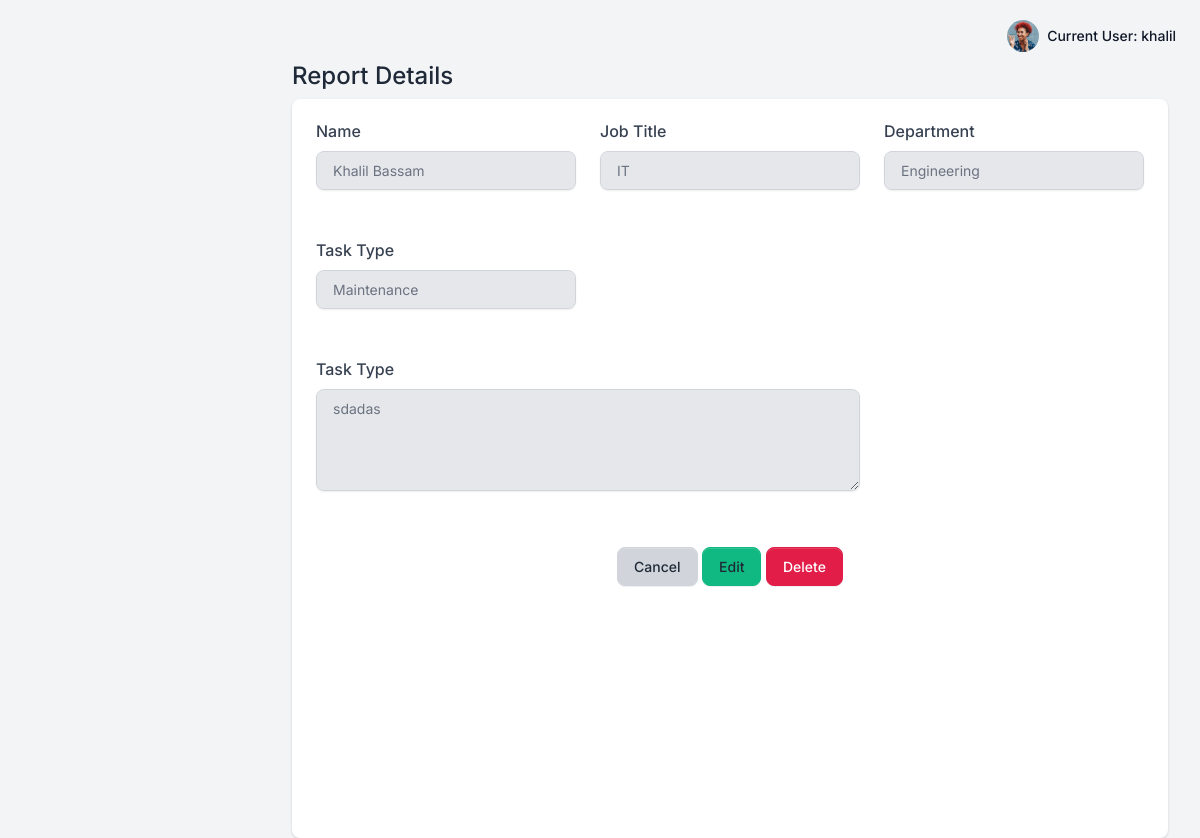
Screenshot of /reports/list/detail/19 (signed in) with the database file from the repository.
### apps/reports/models.py (models this page shows, shortened)
class Report(Model):
    STATUS_CHOICES= (
    ('Pending', 'Pending'),
    ('Approved', 'Approved'),
    )
    id=AutoField(primary_key=True,editable=False)
    owner = ForeignKey(Employee,on_delete=SET_NULL,null=True)
    task_type=ForeignKey(Task_type,on_delete=SET_NULL,null=True)
    created_at=DateTimeField(auto_now_add=True)
    status=CharField(max_length=50,choices=STATUS_CHOICES,default='Pending')
    description=TextField(null=True)

class Employee(Model):
    id=AutoField(primary_key=True,editable=False)
    user = OneToOneField(User,on_delete=CASCADE)
    job_title = ForeignKey(Job_title,on_delete=SET_NULL,null=True)
    def __str__(self):
        return self.user.first_name +" " +self.user.last_name

class Job_title(Model):
    id=AutoField(primary_key=True,editable=False)
    title=CharField(max_length=50,null=True)
    department = ForeignKey(Department,on_delete=SET_NULL,null=True)
    def __str__(self):
        return self.title

class Department(Model):
    id=AutoField(primary_key=True,editable=False)
    department = CharField(max_length=50,null=True)
    def __str__(self):
        return self.department

class Task_type(Model):
    id=AutoField(primary_key=True,editable=False)
    job_title=ForeignKey(Job_title,on_delete=CASCADE,null=True)
    type = CharField(max_length=50,null=True)
    def __str__(self):
        return self.type

### apps/reports/views.py (the view)
# urls.py: path('list/detail/<int:pk>',views.ReportDetailView.as_view(),name='L-detail'),
class ReportDetailView(LoginRequiredMixin,DetailView):
    model = Report
    template_name= "reports/report_detail.html"
    def get_context_data(self, **kwargs) :
        context = super().get_context_data(**kwargs)
        context['group'] = User.objects.filter(groups__name__contains='director')
        return context

### apps/context_processors.py (called while the page is built)
def cfg_assets_root(request):
    return { 'ASSETS_ROOT' : settings.ASSETS_ROOT }

### apps/templates/reports/report_detail.html (shortened to what this page needs)
{% extends "layouts/base.html" %}
{% block stylesheets %}
{% load crispy_forms_tags %}
{% endblock stylesheets %}
{% block content %}
<div class="container-fluid">
    <div class="mb-3 mb-lg-0">
        <h1 class="h4">Report Details</h1>
    </div>
</div>
<div class="container-fluid">
    <div class="card border-0 shadow components-section">
        <div class="card-body">
            <form method="post">
                <div class="row mb-5">
                    <div class="col-sm-4">
                        <label for="fullname">Name</label>
                        <input type="text" class="form-control" disabled value="{{report.owner}}" name="fullname">
                    </div>
                    <div class="col-sm-4">
                        <label for="job_title">Job Title</label>
                        <input type="text" class="form-control" disabled value="{{report.owner.job_title}}"
                            name="job_title">
                    </div>
                    <div class="col-sm-4">
                        <label for="department">Department</label>
                        <input type="text" class="form-control" disabled value="{{report.owner.job_title.department}}"
                            name="department">
                    </div>
                </div>
                <div class="row mb-5">
                    <div class="col-sm-4">
                        <label for="department">Task Type</label>
                        <input type="text" class="form-control" disabled value="{{report.task_type}}" name="task_type">
                    </div>
                </div>
                <div class="row mb-5">
                    <div class="col-sm-8">
                        <label for="department">Task Type</label>
                        <textarea rows="4" class="form-control" disabled
                            name="description">{{report.description}}</textarea>
                    </div>
                </div>
                <div class="row mb-10">
                    <div class="col-md-12 text-center">
                        {% if report.owner.user == user %}
                        <a href="{% if 'director' in request.path %}{% url 'reports:director' %}{%else%}{% url 'reports:list' %}{%endif%}"
                            class="btn btn-gray-300">Cancel</a>
                        <a href="{% url 'reports:edit' report.id %}" class="btn btn-success" id="successAlert">Edit </a>
                        <a href="{% url 'reports:delete' report.id %}" class="btn btn-danger"
                            id="successAlert">Delete</a>
                        {% elif report.status == "Pending" and report.owner.user != user and user in group  %}
                        <a href="{% url 'reports:director' %}" class="btn btn-gray-300">Cancel</a>
                        <a href="{% url 'reports:approve' report.id %}" class="btn btn-success"
                            id="successAlert">Approve</a>
                        {% endif %}
                    </div>
                </div>
            </form>
        </div>
    </div>
</div>
{% endblock content %}

### apps/templates/includes/navigation.html (shortened to what this page needs)
<nav class="navbar navbar-top navbar-expand navbar-dashboard navbar-dark ps-0 pe-2 pb-0" >
              <div class="container-fluid px-0">
                <div class="d-flex justify-content-between w-100" id="navbarSupportedContent">
                  <ul class="navbar-nav align-items-center">
                    <li class="nav-item dropdown ms-lg-3">
                      <a class="nav-link dropdown-toggle pt-1 px-0" href="#" role="button" data-bs-toggle="dropdown" aria-expanded="false">
                        <div class="media d-flex align-items-center">
                          <img class="avatar rounded-circle" alt="Image placeholder" src="{{ ASSETS_ROOT }}/img/team/profile-picture-3.jpg">
                          <div class="media-body ms-2 text-dark align-items-center d-none d-lg-block">
                            <span class="mb-0 font-small fw-bold text-gray-900">
                              Current User: <strong>{{ request.user.username }}</strong>
                            </span>
                          </div>
                        </div>
                      </a>
                    </li>
                  </ul>
                </div>
              </div>
            </nav>

### rows the page displays
Report: fullname "Khalil Bassam", job_title "IT", department "Engineering", task_type "Maintenance", description "sdadas"

### other values shown
{{ request.user.username }} "khalil"
